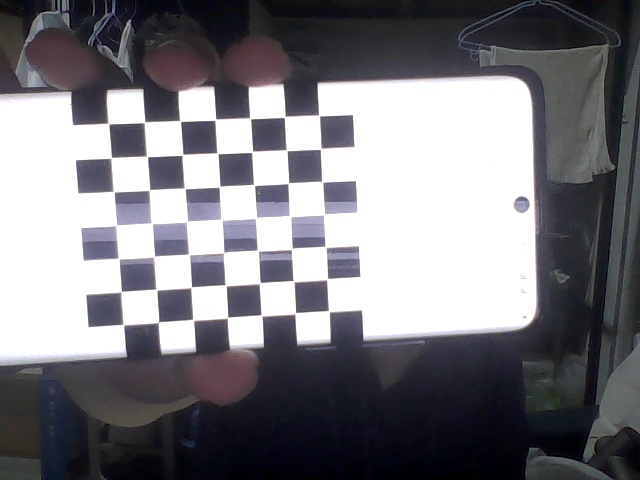
//> input picture cmera/chessboard_image_0.jpg, 640 x 480 px; its folder holds only this picture in this run
$ ./camera   (built with g++ and OpenCV 4)
//> lines starting //> are read from the running program, lines starting //| are printed output that depends on the picture; after the words box and inside, x2 and y2 are one past the last pixel; in counts of white or black regions, pixels touching at a corner belong together
#include<opencv2/opencv.hpp>
#include<iostream>
#include<fstream>
#include<string>
using namespace std;
using namespace cv;

int main(int argc, char **argv)
{
    // 定义棋盘格的尺寸，这里假设棋盘格是 8x6
    int boardWidth = 7;
    int boardHeight = 7;
    // 定义棋盘格每个方格的大小，单位是米
    float squareSize = 0.001f;
    // 创建棋盘格尺寸的 cv::Size 对象
    cv::Size boardSize(boardWidth, boardHeight);

    // 存储棋盘格角点对应的 3D 点
    vector<vector<cv::Point3f>> objectPoints;
    // 存储图像中检测到的棋盘格角点的 2D 点
    vector<vector<cv::Point2f>> imagePoints;
    // 临时存储当前图像中检测到的棋盘格角点
    vector<cv::Point2f> corners;

    // 声明图像的 cv::Mat 对象
    cv::Mat image, gray;
    // 创建一个窗口来显示图像
    cv::namedWindow("image", cv::WINDOW_NORMAL);
    // 存储图像文件名的 vector
    vector<cv::String> filNames;
    // 使用 glob 函数获取指定格式的图像文件名
    glob("/home/zcsl/cmera/chessboard_image_*.jpg", filNames);

    // 遍历所有图像文件
    for(size_t i = 0; i < filNames.size(); i++)
    {
        // 读取当前图像文件
        image = cv::imread(filNames[i], cv::IMREAD_COLOR);
//> image is the input picture: 480 rows x 640 cols, CV_8UC3; mean B, G, R 127, 121.5, 122.6
        // 将图像从 BGR 颜色空间转换为灰度空间
        cvtColor(image, gray, cv::COLOR_BGR2GRAY);
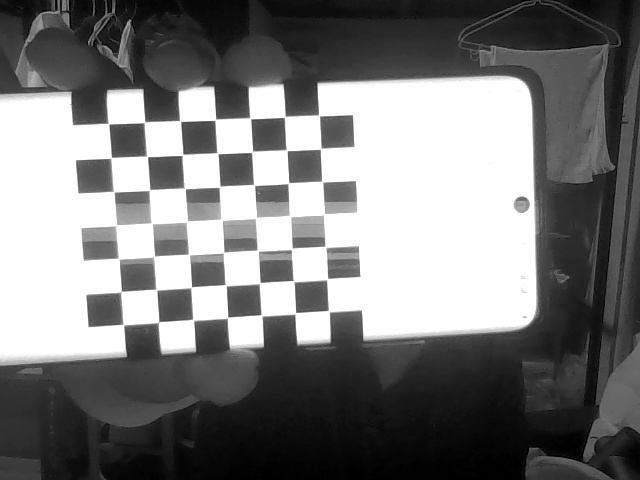
//> gray: 480 rows x 640 cols, CV_8UC1; min 0, max 255, mean 122.4

        // 使用 findChessboardCorners 函数检测棋盘格角点
        // 第二个参数是棋盘格的尺寸
        // 第三个参数是输出的角点集
        // 第四个参数是检测棋盘格时使用的参数
        bool found = cv::findChessboardCorners(image, boardSize, corners, CALIB_CB_ADAPTIVE_THRESH | CALIB_CB_NORMALIZE_IMAGE | CALIB_CB_FAST_CHECK);
//> corners = 49 Points (x, y), first 12: [318.5, 115.5], [321, 149.5], [323, 181.3], [323.4, 213.8], [326, 247], [327.5, 278.5], [323, 305], [284.5, 116.4], [287.1, 151.2], [288.4, 185.2], [290, 216.5], [292, 248.8]; found = true

        // 如果角点被成功检测到
        if(found)
        {
            // 使用 cornerSubPix 对角点位置进行精确化处理
            cv::cornerSubPix(gray, corners, cv::Size(11,11), cv::Size(-1,-1), cv::TermCriteria(cv::TermCriteria::EPS + cv::TermCriteria::COUNT, 30, 0.1));
//> corners = 49 Points (x, y), first 12: [319, 115.4], [320.6, 148.8], [322.2, 181.6], [324.1, 214.5], [325.5, 246.7], [327.1, 279.2], [328.9, 311.1], [284.7, 116.8], [286.6, 150.2], [288.4, 183.1], [290, 216.1], [291.7, 249.2]
            // 在图像上绘制棋盘格角点
            cv::drawChessboardCorners(image, boardSize, corners, found);
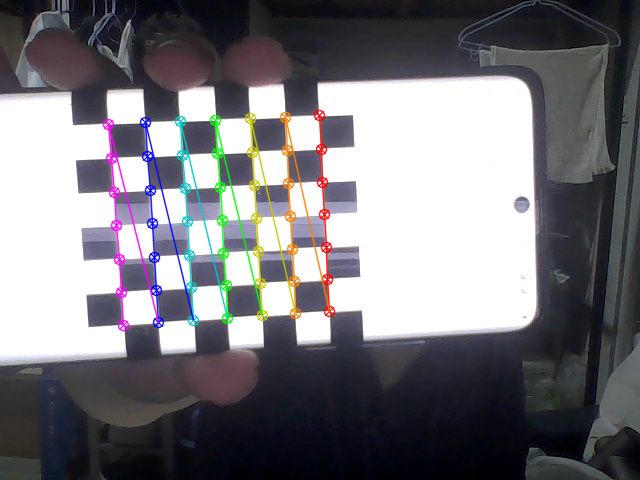
//> image: 480 rows x 640 cols, CV_8UC3; 3.75% of pixels changed, all inside (x1, y1, x2, y2) = (102, 109, 336, 332)
            // 显示处理后的图像
            cv::imshow("image",image);
            // 等待用户按键操作
            cv::waitKey(0);

            // 为每个 3D 点生成棋盘格角点的 vector
            vector<cv::Point3f> objectCorners;
            // 填充 objectCorners，每个棋盘格角点的 Z 坐标为 0.0f
            for(int j = 0; j < boardHeight; j++)
            {
                for(int k = 0; k < boardWidth; k++)
                {
                    objectCorners.push_back(cv::Point3f(k * squareSize, j * squareSize, 0.0f));
                }
            }
            // 将 objectCorners 添加到 objectPoints 中
            objectPoints.push_back(objectCorners);
            // 将检测到的 2D 角点 corners 添加到 imagePoints 中
            imagePoints.push_back(corners);
//> imagePoints = 1 point lists
        }
    }

    // 声明相机内参矩阵和畸变系数向量
    cv::Mat cameraMatrix, distCoeffs;
    // 声明存储每个图像的旋转向量和平移向量的 vector
    vector<cv::Mat> rvecs, tvecs;
    // 使用 calibrateCamera 函数计算相机的内参和畸变系数
    // objectPoints 和 imagePoints 是之前存储的 3D 和 2D 角点
    // image.size() 是图像的尺寸
    // rvecs 和 tvecs 存储每个图像的旋转和平移向量
    cv::calibrateCamera(objectPoints, imagePoints, image.size(), cameraMatrix, distCoeffs, rvecs, tvecs);
//> cameraMatrix = [[514.6, 0, 279.7], [0, 494.4, 224.9], [0, 0, 1]]; distCoeffs = [-0.111, 1.58, -0.00119, -0.00103, -5.06]
    // 输出相机内参矩阵
    cout<<"camera matrix:"<<endl<<cameraMatrix<<endl;
//| camera matrix:
//| [514.6327946671631, 0, 279.670948679629;
//|  0, 494.3746640979685, 224.897521522862;
//|  0, 0, 1]
    // 输出畸变系数
    cout<<"Distortion coefficients:"<<endl<<distCoeffs<<endl;
//| Distortion coefficients:
//| [-0.1111114456896988, 1.579656521310874, -0.001191267211915463, -0.001029175196449878, -5.060580167121527]

    //将参数写入parameters.txt文件中

    ofstream outfile("parameters.txt");  //打开一个文件流，准备写入

    if(!outfile.is_open())  //检查文件是否成功打开
    {
        cerr<<"Failed to open the output file!"<<endl;
        return -1;
    }

    try{
        //写入相机内参矩阵
        outfile<<"Camera Matrix:"<<endl<<cameraMatrix<<endl;
        //写入畸变系数
        outfile<<"Distortion Coefficients:"<<endl<<distCoeffs<<endl;
    }

    catch(exception& e)
    {
        cerr<<"An exception occurred!"<<endl;
        cerr<<e.what()<<endl;
        return -1;
    }

    outfile.close();  //关闭文件流

    return 0;
}

$ run again, on cmera/chessboard_image_12.jpg
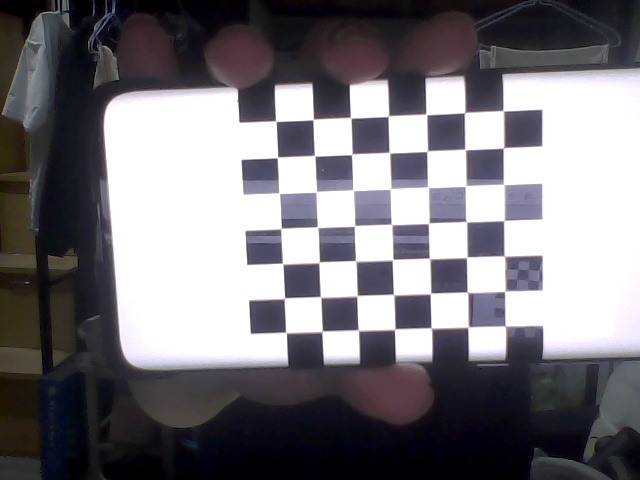
//> input picture cmera/chessboard_image_12.jpg, 640 x 480 px
//> image is the input picture: 480 rows x 640 cols, CV_8UC3; mean B, G, R 122.9, 117.8, 120.3
//> `cvtColor(image, gray, cv::COLOR_BGR2GRAY);`:
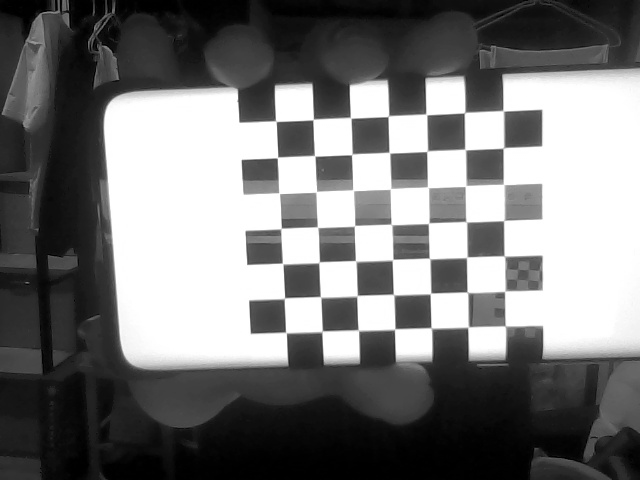
//> gray: 480 rows x 640 cols, CV_8UC1; min 0, max 255, mean 119.1
//> `bool found = cv::findChessboardCorners(image, boardSize, corners, CALI..`: corners = 49 Points (x, y), first 12: [501.4, 111.1], [503, 147], [503.5, 184.5], [504, 221], [503.7, 257.2], [505.1, 291.7], [501, 320], [463, 111.8], [465, 150], [465.8, 187.5], [466.4, 222], [468.4, 258.1]; found = true
//> `cv::cornerSubPix(gray, corners, cv::Size(11,11), cv::Size(-1,-1), cv::..`: corners = 49 Points (x, y), first 12: [503.3, 110.7], [503.5, 147.8], [503.4, 184], [503.7, 220.6], [504.4, 256], [505, 291.2], [505.6, 326.1], [464.6, 112.5], [465.2, 149.5], [465.9, 185.6], [466.4, 221.7], [466.8, 257.4]
//> `cv::drawChessboardCorners(image, boardSize, corners, found);`:
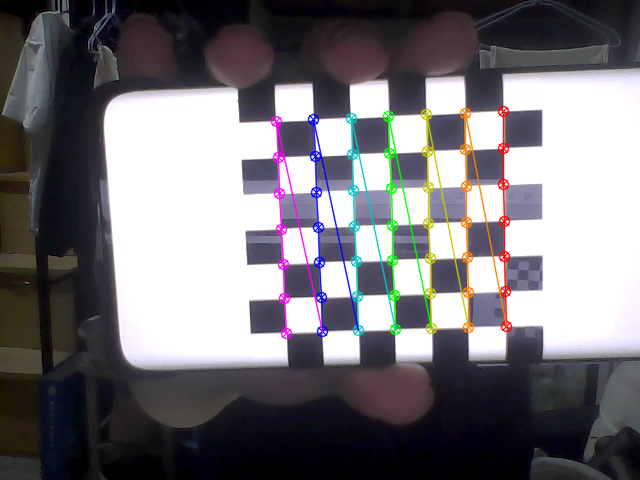
//> image: 480 rows x 640 cols, CV_8UC3; 3.96% of pixels changed, all inside (x1, y1, x2, y2) = (270, 105, 513, 340)
//> imagePoints = 1 point lists
//> cameraMatrix = [[386.3, 0, 315], [0, 371.6, 236.1], [0, 0, 1]]; distCoeffs = [0.00993, -0.0534, 0.00435, 0.00181, 0.163]
//| camera matrix:
//| [386.3258507565276, 0, 315.0292534598789;
//|  0, 371.6448625917751, 236.1255847118317;
//|  0, 0, 1]
//| Distortion coefficients:
//| [0.009926710357477851, -0.053423509766179, 0.004350536468314227, 0.001805286507799399, 0.1634412521492808]
